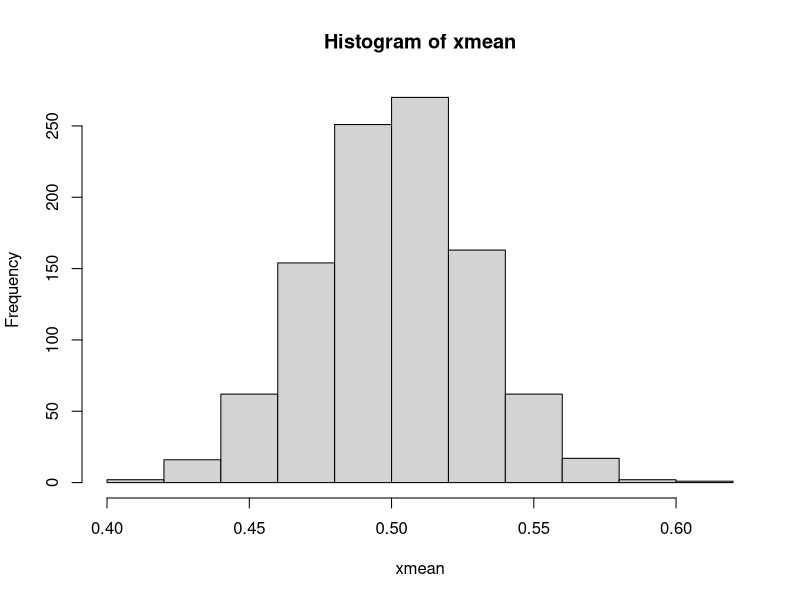
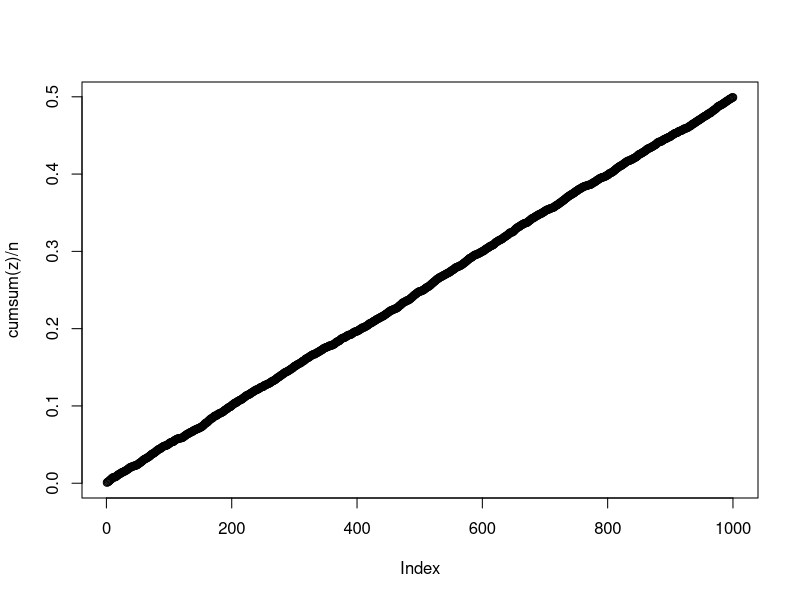
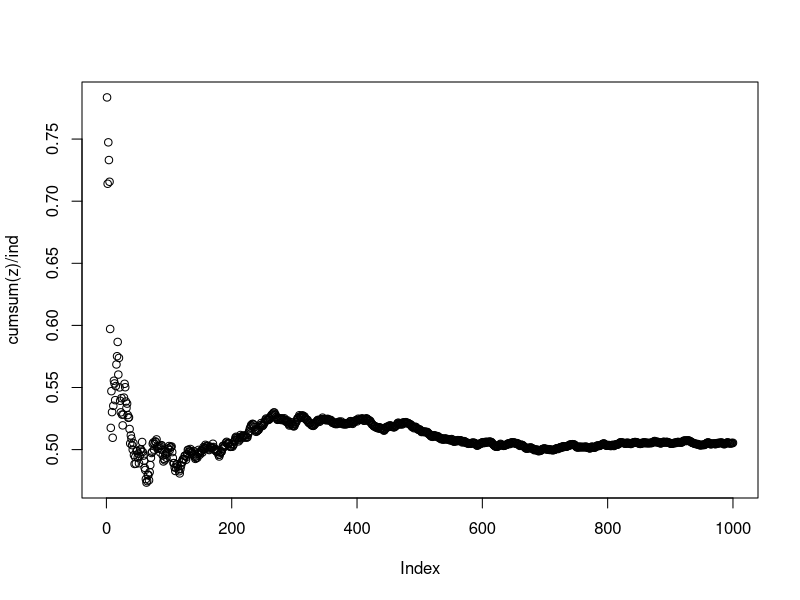
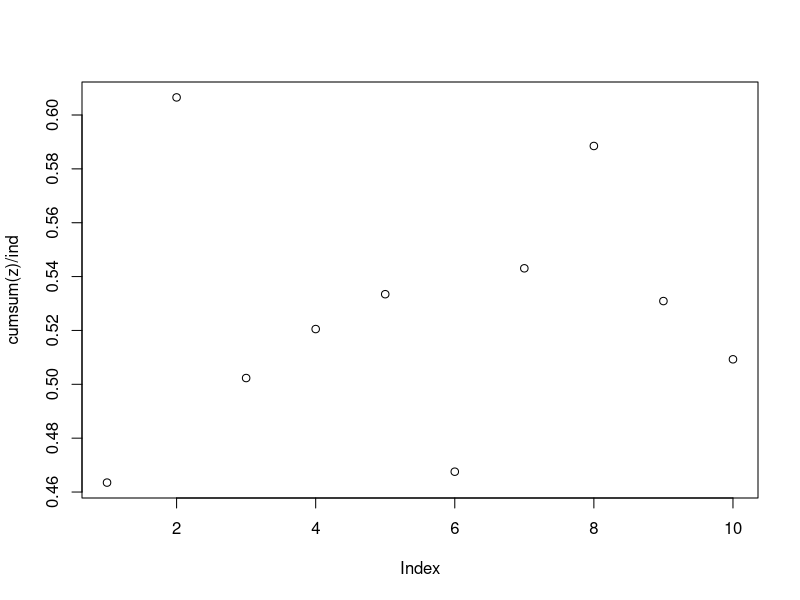

Here is the R script that generated these plots, in order:
# my code
n <- 0:10
Rmat <- rbind(0.5^n, 0.5^(n-1), 0.5^(n-2) )
Rmat

# Teacher's code
n <- 10
M1 <- matrix(rep(0:(n-1), each=n), n, n) # replicate from zero to 9
M2 <- matrix(rep(0:(n-1),n), n, n)
0.5^abs(M1 - M2)


#the apply function 
x <- matrix(1:6, nrow=2, ncol=3)
apply(x, 1, mean) # apply on the row part and computing the mean for each row
apply(x, 2, mean) # apply on each column, ie calculating the mean on each column

# question for "apply" function
sample <- runif(n=100, 0, 1)
mean(sample)

# teacher's code
n <- 100
s <- 1000
mean(runif(n))
x <- matrix(runif(n*s), nrow=n, ncol=s)
xmean <- apply(x, 2, mean)
hist(xmean)


# Build function

x <- c(2, -3, 0, 8)
y <- c(1, 5, 2, 0)
sum_x <- sum(x)
csum_x <- cumsum(x)
xmax <- max(x)
pmax(x, y) # compare between x and y and take the max, pairwise max

# practice question
n <- 1000
z <- runif(n)
plot(cumsum(z)/n)

#teacher's code
n <- 1000
z <- runif(n)
ind <- 1:n
cbind(cumsum(z), 1:n)
plot(cumsum(z)/ind)


n <- 10
z <- runif(n)
ind <- 1:n
cbind(cumsum(z), 1:n)
plot(cumsum(z)/ind)


# write your own function
final <- function(x){
  homework <- x[1]
  exam <- x[2]
  project <- x[3]
  final <- homework*0.2 + exam*0.5 + project*0.3
  return(final)
}

final(c(50,30,10))
scores <- matrix(runif(100*3, 50, 100), 100, 3)
scores
apply(scores, 1, final)

# 26 Aout 2026

final <- function(x){
  #############################
  # information about the output
  # input:
  # output:
  homework <- x[1]
  exam <- x[2]
  project <- x[3]
  final <- homework*0.2 + exam*0.5 + project*0.3
  return(final)
}
# my code
mean_absolute_deviation <- function(x, n){
  # input: x is a vector
  # n is the size of the vector
  # output:
  mean_x <- mean(x)
  results <- 1/n*sum(abs(x - mean_x))
  return(results)
}


# teacher's code
x <- runif(5)
#
mean(abs(x -mean(x)))
# work
mad <- function(x){
  mean(abs(x -mean(x)))
}

# work
mad1 <- function(x){
 mad <- mean(abs(x -mean(x)))
 return(mad)
}

# doesn't return anything
mad2 <- function(x){
  mad <- mean(abs(x -mean(x)))
}
mad(x)


## the for and the while loop
# compute the first 10 elements in the fibonacci sequence
Fib <- c(1,1) # inital value of the fibonacci
for(i in 3:10){
  Fib[i] <- Fib[i-1] + Fib[i-2]
}
Fib


# Generate the Fibonacci sequence up to the largest term greater than 50
Fib <- c(1,1)
i <- 2
while(Fib[i]<50){
  Fib[i+1] <- Fib[i] + Fib[i-1]
  i <- i + 1
}
Fib
 
# Find the prime numbers
# some preparation
a <- 1
b <- 1.1
d <- "Qiong"
g <- TRUE # AUTOMATICALLY CONVERT TO 1 SO U CAN MULTIPLY BY A NUMBER
a <- 1:4
g <- c(TRUE, FALSE, FALSE, TRUE)
mean(g)
a[g] # ?? RETURN THE TRUE POSITION
which(g)
if(2>1){
  
  print("correct")
  
} 

# find the prime numbers for up to 100
N <- 100
prime <- c(FALSE, rep(TRUE, N-1))
prime
for(n in 2:sqrt(N)){
  if(prime[n]){
    for(s in 2:(N/n)){
      prime[s*n] <- FALSE
    }
  }
  
}
prime
which(prime)
# write a function called FindPrime
# input: N positive integer
# output: all the prime Numbers less than or equal to N

FindPrime <- function(N){
  prime <- c(FALSE, rep(TRUE, N-1))
  for(n in 2:sqrt(N)){
    if(prime[n]){
      for(s in 2:(N/n)){
        prime[s*n] <- FALSE
      }
    }
    
  }
  return(prime)
}
res <- FindPrime(20)
which(res)
